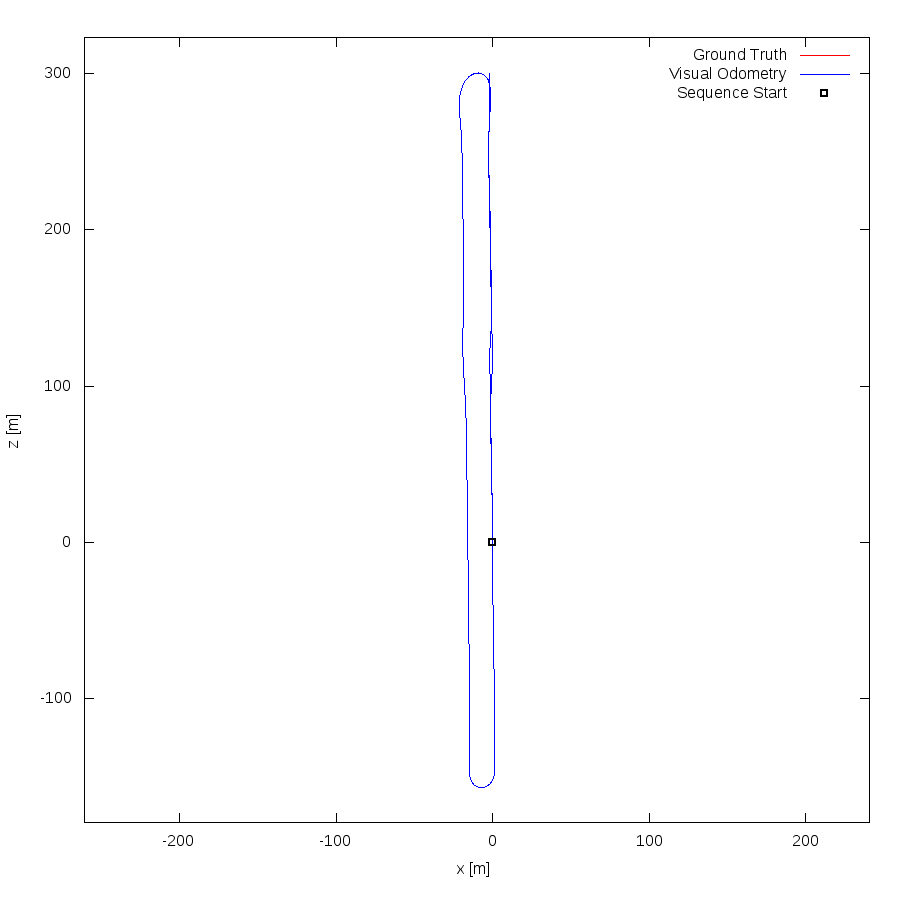

Generate this figure with gnuplot:
set term postscript eps enhanced color
set output "06.eps"
set size ratio -1
set xrange [-261:241]
set yrange [-179:323]
set xlabel "x [m]"
set ylabel "z [m]"
plot "06.txt" using 1:2 lc rgb "#FF0000" title 'Ground Truth' w lines,"06.txt" using 3:4 lc rgb "#0000FF" title 'Visual Odometry' w lines,"< head -1 06.txt" using 1:2 lc rgb "#000000" pt 4 ps 1 lw 2 title 'Sequence Start' w points
